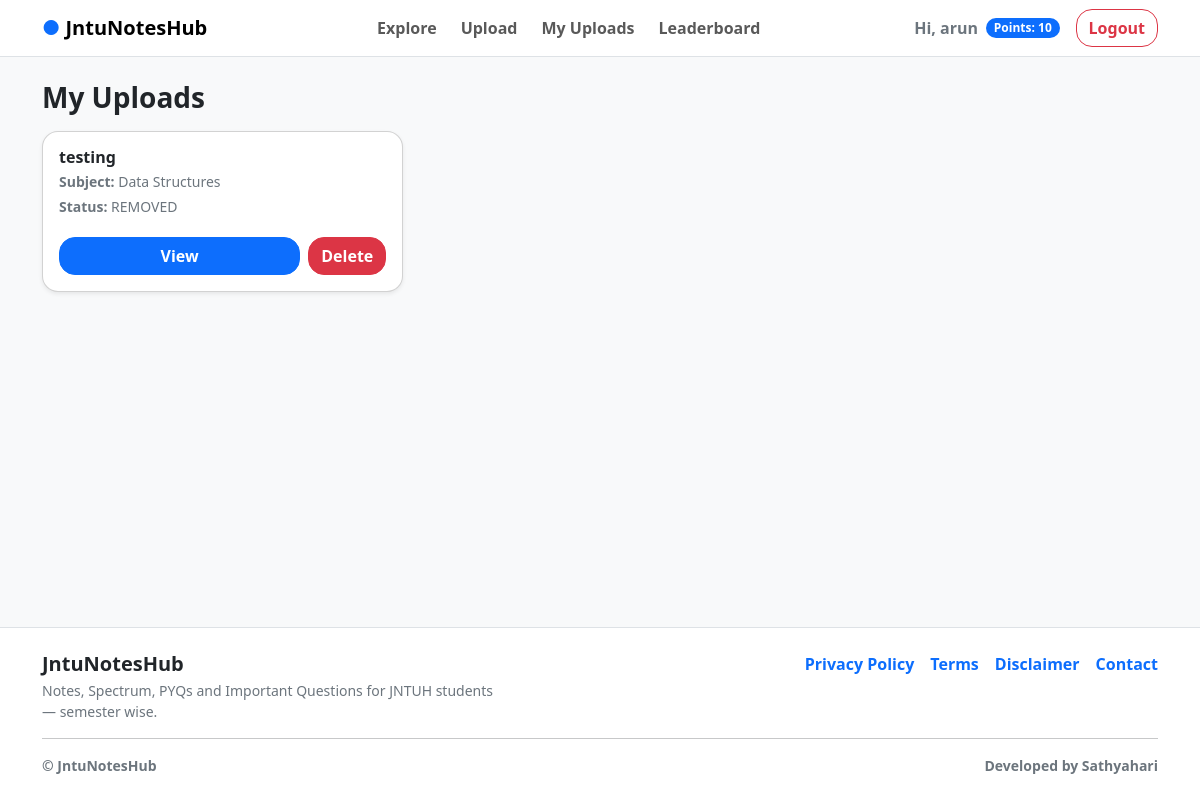
The page /my-uploads/ (signed in) on the database its author committed.
### core/models.py (models this page shows, shortened)
class Upload(models.Model):
    TYPE_CHOICES = [
        ("NOTES", "Notes"),
        ("SPECTRUM", "Spectrum"),
        ("PYQ", "Previous Year Questions"),
        ("IMP", "Important Questions"),
    ]
    STATUS_CHOICES = [
        ("UNVERIFIED", "Unverified"),
        ("VERIFIED", "Verified"),
        ("REMOVED", "Removed"),
    ]
    uploader = models.ForeignKey(User, on_delete=models.CASCADE)
    subject = models.ForeignKey(Subject, on_delete=models.CASCADE)
    title = models.CharField(max_length=200)
    description = models.TextField(blank=True)
    file = models.FileField(upload_to="uploads/")
    upload_type = models.CharField(max_length=20, choices=TYPE_CHOICES)
    status = models.CharField(max_length=20, choices=STATUS_CHOICES, default="UNVERIFIED")
    created_at = models.DateTimeField(auto_now_add=True)

class Subject(models.Model):
    branch = models.ForeignKey(Branch, on_delete=models.CASCADE)
    semester = models.ForeignKey(Semester, on_delete=models.CASCADE)
    name = models.CharField(max_length=150)
    class Meta:
        unique_together = ("branch", "semester", "name")

### core/views.py (the view)
# urls.py: path("my-uploads/", views.my_uploads, name="my_uploads"),
@login_required
def my_uploads(request):
    uploads = Upload.objects.filter(uploader=request.user).order_by("-created_at")
    return render(
        request,
        "core/my_uploads.html",
        {"uploads": uploads, "user_points": get_user_points(request.user)},
    )

### core/context_processors.py (called while the page is built)
def user_points(request):
    if request.user.is_authenticated:
        total = PointsLog.objects.filter(user=request.user).aggregate(
            total=Sum("points_change")
        )["total"] or 0
        return {"user_points": total}
    return {"user_points": 0}

### core/views.py (called while the page is built)
def get_user_points(user):
    total = PointsLog.objects.filter(user=user).aggregate(total=Sum("points_change"))["total"]
    return total or 0

### core/templates/core/my_uploads.html (shortened to what this page needs)
{% extends "core/base.html" %}
{% block content %}
<h3 class="fw-bold mb-3">My Uploads</h3>
<div class="row g-3">
  {% for note in uploads %}
    <div class="col-md-4">
      <div class="card shadow-sm rounded-4 p-3 h-100">
        <h6 class="fw-bold mb-1">{{ note.title }}</h6>
        <p class="small text-secondary mb-1"><b>Subject:</b> {{ note.subject.name }}</p>
        <p class="small text-secondary mb-1"><b>Status:</b> {{ note.status }}</p>
        <div class="d-flex gap-2 mt-3">
          <a class="btn btn-primary w-100 fw-semibold rounded-4"
             href="{% url 'view_note' note.id %}">
            View
          </a>
          <form method="POST" action="{% url 'delete_upload' note.id %}">
            <button type="submit"
                    class="btn btn-danger fw-semibold rounded-4"
                    onclick="return confirm('Delete this upload? (-10 points)');">
              Delete
            </button>
          </form>
        </div>
      </div>
    </div>
  {% empty %}
    <div class="col-12">
      <div class="alert alert-info rounded-4">
        You have not uploaded anything yet.
      </div>
    </div>
  {% endfor %}
</div>
{% endblock %}

### core/templates/core/base.html (shortened to what this page needs)
{% load static %}
<!DOCTYPE html>
<html lang="en">
<head>
  <link href="https://cdn.jsdelivr.net/npm/bootstrap@5.3.3/dist/css/bootstrap.min.css" rel="stylesheet">
</head>
<body class="bg-light d-flex flex-column min-vh-100">
<nav class="navbar navbar-expand-lg bg-white border-bottom sticky-top">
  <div class="container">
    <a class="navbar-brand fw-bold" href="{% url 'home' %}">
      <span class="text-primary">●</span> JntuNotesHub
    </a>
    <div class="collapse navbar-collapse" id="navMenu">
      <ul class="navbar-nav mx-auto gap-2">
        <li class="nav-item"><a class="nav-link fw-semibold" href="{% url 'home' %}">Explore</a></li>
        <li class="nav-item"><a class="nav-link fw-semibold" href="{% url 'upload_note' %}">Upload</a></li>
        <li class="nav-item"><a class="nav-link fw-semibold" href="{% url 'my_uploads' %}">My Uploads</a></li>
        <li class="nav-item"><a class="nav-link fw-semibold" href="{% url 'leaderboard' %}">Leaderboard</a></li>
      </ul>
      {% if user.is_authenticated %}
  <span class="text-secondary fw-semibold me-2">
    Hi, <b>{{ user.username }}</b>
  </span>
  <span class="badge bg-primary rounded-pill me-3">
    Points: {{ user_points }}
  </span>
  <form method="POST" action="{% url 'logout' %}" class="d-inline">
  <button type="submit" class="btn btn-outline-danger fw-semibold rounded-4">
    Logout
  </button>
</form>
{% endif %}
      </div>
    </div>
</nav>
<main class="container py-4 flex-grow-1">
  {% block content %}{% endblock %}
</main>
<footer class="border-top bg-white mt-auto">
  <div class="container py-4">
    <div class="row g-3">
      <div class="col-md-5">
        <h5 class="fw-bold mb-1">JntuNotesHub</h5>
        <p class="text-secondary small mb-0">
          Notes, Spectrum, PYQs and Important Questions for JNTUH students — semester wise.
        </p>
      </div>
      <div class="col-md-7">
        <div class="d-flex flex-wrap gap-3 justify-content-md-end">
          <a class="text-decoration-none fw-semibold text-primary" href="{% url 'privacy_policy' %}">Privacy Policy</a>
          <a class="text-decoration-none fw-semibold text-primary" href="{% url 'terms' %}">Terms</a>
          <a class="text-decoration-none fw-semibold text-primary" href="{% url 'disclaimer' %}">Disclaimer</a>
          <a class="text-decoration-none fw-semibold text-primary" href="{% url 'contact' %}">Contact</a>
        </div>
      </div>
    </div>
    <hr class="my-3">
    <div class="d-flex justify-content-between flex-wrap gap-2">
      <small class="text-secondary fw-semibold">
        © {{ now|date:"Y" }} JntuNotesHub
      </small>
      <small class="text-secondary fw-semibold">
        Developed by <b>Sathyahari</b>
      </small>
    </div>
  </div>
</footer>
</body>
</html>

### rows shown on the page
Upload: title "testing", subject.name "Data Structures", status "REMOVED"

### other values the page prints
{{ user.username }} "arun"
{{ user_points }} "10"
